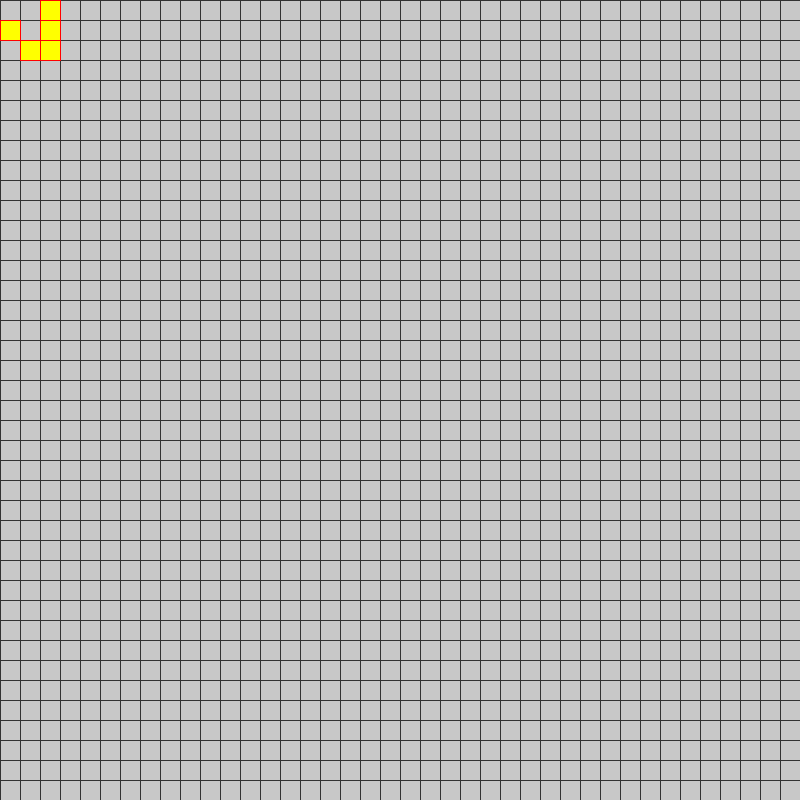
Frame 1 (no input)
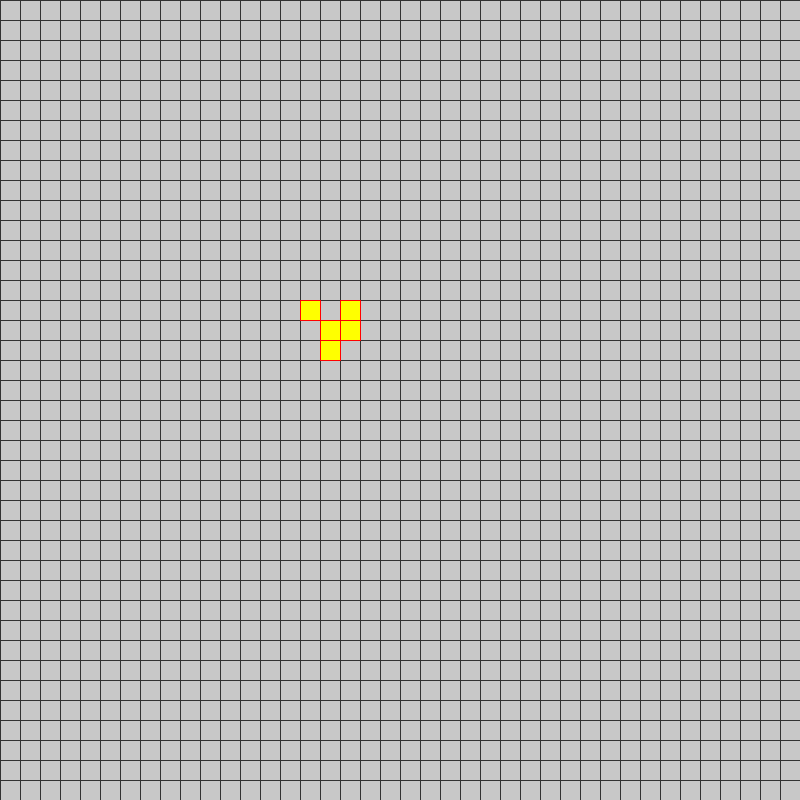
Frame 60 (the mouse pressed at the canvas centre just before this capture)
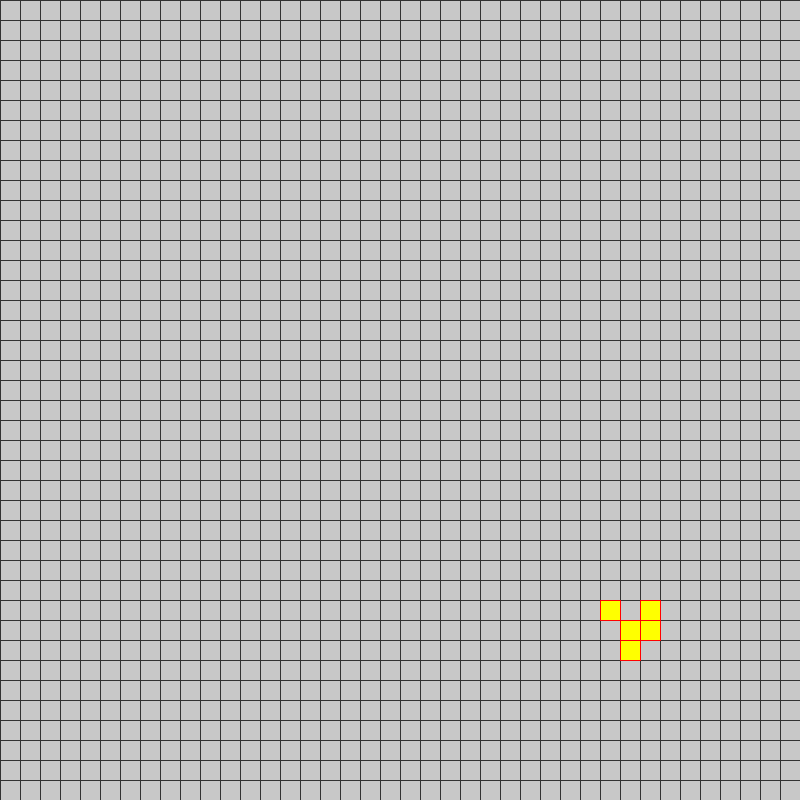
Frame 120 (the mouse held since frame 60 and released just before this capture)

The Processing sketch that drew these frames (run headless with seeded random() and noise(); from frame 60 on, the mouse is pressed at the canvas centre):

// Processing sketch: GamrOfLife
// ── GamrOfLife.pde
int x, y;
final int scale = 20;

boolean[][] ar;

void setup(){
  this.x = 40;
  this.y = 40;
  
  size(800, 800);
  
  ar = new boolean[x][y];
  
  for (int i = 0; i < x; i++){
    for (int j = 0; j < y; j++){
      ar[i][j] = false;
    }
  }
  
  initial();
  
  frameRate(8);
  
}

void draw(){
  background(200);
  
  drawGrids();
  
  drawPoints();
  
  update();
}

void drawGrids(){
  stroke(50);
  for (int i = 0; i < this.x; i++){
    line(0, i*scale, width, i*scale);
  }
  for (int i = 0; i < this.y; i++){
    line(i*scale, 0, i*scale, height);
  }
}

void drawPoints(){
  fill(255, 255, 0);
  stroke(255, 0, 0);
  for (int i = 0; i < x; i++){
    for (int j = 0; j < y; j++){
      if (ar[i][j]){
        rect(j*scale, i*scale, scale, scale);
      }
    }
  }
}

void initial(){
  int[][] pt = {
    {1, 0},
    {2, 1},
    {2, 2},
    {1, 2},
    {0, 2} 
  };
  for (int i = 0; i < pt.length; i++){
    ar[pt[i][0]][pt[i][1]] = true;
  }
}

int count(int i, int j){
  int res = 0;
  if (i-1>=0 && j-1>=0){
    if (ar[i-1][j-1]) res++;
  }
  if (i-1>=0){
    if (ar[i-1][j]) res++;
  }
  if (i-1>=0 && j+1<this.y){
    if (ar[i-1][j+1]) res++;
  }
  if (j-1>=0){
    if (ar[i][j-1]) res++;
  }
  if (j+1<this.y){
    if (ar[i][j+1]) res++;
  }
  if (i+1<this.x && j-1>=0){
    if (ar[i+1][j-1]) res++;
  }
  if (i+1<this.x){
    if (ar[i+1][j]) res++;
  }
  if (i+1<this.x && j+1<this.y){
    if (ar[i+1][j+1]) res++;
  }
  
  return res;
}

void update(){
  boolean[][] temp = new boolean[this.x][this.y];
  for (int i = 0; i < x; i++){
    for (int j = 0; j < y; j++){
      temp[i][j] = ar[i][j];
    }
  }
  for (int i = 0; i < x; i++){
    for (int j = 0; j < y; j++){
      int res = count(i, j);
      if (res>0){
        System.out.println(i+" "+j+" "+res);
      }
      if (res<2 && ar[i][j]){
        temp[i][j] = false;
      }else if (res<=3&&res>=2&&ar[i][j]){
        continue;
      }else if (ar[i][j]&&res>3){
        temp[i][j] = false;
      }else if (!ar[i][j]&&res==3){
        temp[i][j] = true;
      }
    }
  }
  for (int i = 0; i < x; i++){
    for (int j = 0; j < y; j++){
      ar[i][j] = temp[i][j];
    }
  }
}
